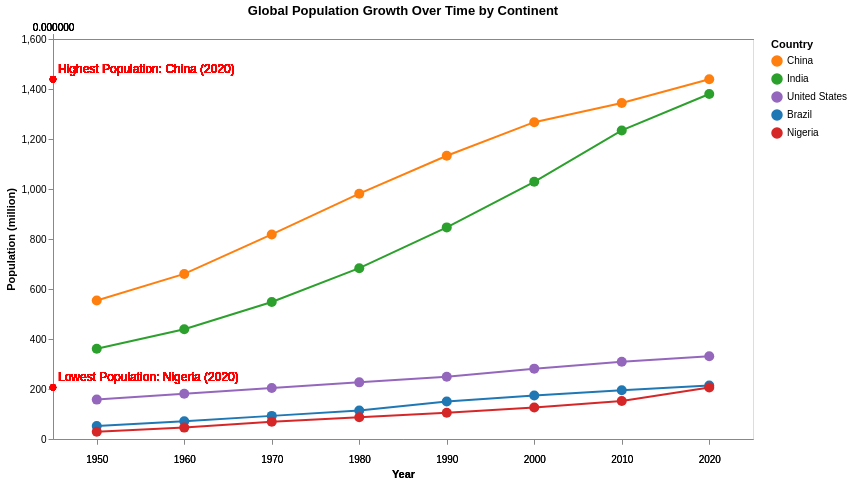

Here is the Vega-Lite specification saved for this chart:
### Vega-Lite specification from a JSON file in a GitHub repository (floating-point values rounded to 4 significant figures)
{"$schema": "https://vega.github.io/schema/vega-lite/v5.json", "title": "Global Population Growth Over Time by Continent", "width": 700, "height": 400, "data": {"values": [{"Country": "China", "Year": 1950, "Population": 554005000, "Continent": "Asia"}, {"Country": "China", "Year": 1960, "Population": 660330000, "Continent": "Asia"}, {"Country": "China", "Year": 1970, "Population": 818315000, "Continent": "Asia"}, {"Country": "China", "Year": 1980, "Population": 981235000, "Continent": "Asia"}, {"Country": "China", "Year": 1990, "Population": 1133020000, "Continent": "Asia"}, {"Country": "China", "Year": 2000, "Population": 1267320000, "Continent": "Asia"}, {"Country": "China", "Year": 2010, "Population": 1344130000, "Continent": "Asia"}, {"Country": "China", "Year": 2020, "Population": 1439323776, "Continent": "Asia"}, {"Country": "India", "Year": 1950, "Population": 361000000, "Continent": "Asia"}, {"Country": "India", "Year": 1960, "Population": 439235000, "Continent": "Asia"}, {"Country": "India", "Year": 1970, "Population": 548159000, "Continent": "Asia"}, {"Country": "India", "Year": 1980, "Population": 683329000, "Continent": "Asia"}, {"Country": "India", "Year": 1990, "Population": 846387000, "Continent": "Asia"}, {"Country": "India", "Year": 2000, "Population": 1028690000, "Continent": "Asia"}, {"Country": "India", "Year": 2010, "Population": 1234280000, "Continent": "Asia"}, {"Country": "India", "Year": 2020, "Population": 1380004385, "Continent": "Asia"}, {"Country": "United States", "Year": 1950, "Population": 157553000, "Continent": "North America"}, {"Country": "United States", "Year": 1960, "Population": 180671000, "Continent": "North America"}, {"Country": "United States", "Year": 1970, "Population": 203984000, "Continent": "North America"}, {"Country": "United States", "Year": 1980, "Population": 226542000, "Continent": "North America"}, {"Country": "United States", "Year": 1990, "Population": 248709000, "Continent": "North America"}, {"Country": "United States", "Year": 2000, "Population": 281421000, "Continent": "North America"}, {"Country": "United States", "Year": 2010, "Population": 308745538, "Continent": "North America"}, {"Country": "United States", "Year": 2020, "Population": 331002651, "Continent": "North America"}, {"Country": "Brazil", "Year": 1950, "Population": 51910000, "Continent": "South America"}, {"Country": "Brazil", "Year": 1960, "Population": 70700000, "Continent": "South America"}, {"Country": "Brazil", "Year": 1970, "Population": 92500000, "Continent": "South America"}, {"Country": "Brazil", "Year": 1980, "Population": 113800000, "Continent": "South America"}, {"Country": "Brazil", "Year": 1990, "Population": 150000000, "Continent": "South America"}, {"Country": "Brazil", "Year": 2000, "Population": 174000000, "Continent": "South America"}, {"Country": "Brazil", "Year": 2010, "Population": 195000000, "Continent": "South America"}, {"Country": "Brazil", "Year": 2020, "Population": 213993437, "Continent": "South America"}, {"Country": "Nigeria", "Year": 1950, "Population": 28820000, "Continent": "Africa"}, {"Country": "Nigeria", "Year": 1960, "Population": 45600000, "Continent": "Africa"}, {"Country": "Nigeria", "Year": 1970, "Population": 69000000, "Continent": "Africa"}, {"Country": "Nigeria", "Year": 1980, "Population": 87300000, "Continent": "Africa"}, {"Country": "Nigeria", "Year": 1990, "Population": 105000000, "Continent": "Africa"}, {"Country": "Nigeria", "Year": 2000, "Population": 126000000, "Continent": "Africa"}, {"Country": "Nigeria", "Year": 2010, "Population": 152000000, "Continent": "Africa"}, {"Country": "Nigeria", "Year": 2020, "Population": 206139589, "Continent": "Africa"}]}, "params": [{"name": "continent", "value": "All", "bind": {"input": "select", "options": ["All", "Asia", "Africa", "North America", "South America"], "labels": ["All", "Asia", "Africa", "North America", "South America"], "name": "Select Continent"}}], "transform": [{"calculate": "datum.Population / 1000000", "as": "Population (million)"}, {"filter": "datum.Continent == continent || continent == 'All'"}], "layer": [{"mark": "line", "encoding": {"x": {"field": "Year", "type": "ordinal", "title": "Year", "axis": {"values": [1950, 1960, 1970, 1980, 1990, 2000, 2010, 2020], "labelOverlap": "parity", "labelAngle": 0, "labelPadding": 10, "grid": false}}, "y": {"field": "Population (million)", "type": "quantitative", "title": "Population (million)", "scale": {"type": "linear"}, "axis": {"grid": false, "tickCount": 10, "labels": true, "ticks": true, "orient": "left"}}, "color": {"field": "Country", "type": "nominal", "scale": {"domain": ["China", "India", "United States", "Brazil", "Nigeria"], "range": ["#ff7f0e", "#2ca02c", "#9467bd", "#1f77b4", "#d62728"]}, "legend": {"title": "Country"}}, "tooltip": [{"field": "Country", "title": "Country"}, {"field": "Year", "title": "Year"}, {"field": "Population (million)", "title": "Population (million)"}]}}, {"mark": {"type": "point", "opacity": 1, "filled": true, "size": 100}, "encoding": {"x": {"field": "Year", "type": "ordinal", "title": "Year", "axis": {"values": [1950, 1960, 1970, 1980, 1990, 2000, 2010, 2020], "labelOverlap": "parity", "labelAngle": 0, "labelPadding": 10, "orient": "bottom", "grid": false}}, "y": {"field": "Population (million)", "type": "quantitative", "title": "Population (million)", "scale": {"type": "linear"}, "axis": {"grid": false, "tickCount": 10, "labels": true, "ticks": true, "orient": "left"}}, "color": {"field": "Country", "type": "nominal", "scale": {"domain": ["China", "India", "United States", "Brazil", "Nigeria"], "range": ["#ff7f0e", "#2ca02c", "#9467bd", "#1f77b4", "#d62728"]}}, "tooltip": [{"field": "Country", "title": "Country"}, {"field": "Year", "title": "Year"}, {"field": "Population (million)", "title": "Population (million)"}]}}, {"mark": {"type": "text", "color": "red", "fontSize": 12, "align": "left", "dx": 5, "dy": -10}, "encoding": {"x": {"datum": 2020}, "y": {"datum": 1439.0}, "text": {"value": "Highest Population: China (2020)"}}, "transform": [{"filter": "continent == 'All'"}]}, {"mark": {"type": "circle", "color": "red", "size": 40}, "encoding": {"x": {"datum": 2020}, "y": {"datum": 1439.0}, "tooltip": [{"value": "Highest Population"}, {"value": "Country: China"}, {"value": "Population: 1439.32 million"}, {"value": "Year: 2020"}]}, "transform": [{"filter": "continent == 'All'"}]}, {"mark": {"type": "text", "color": "red", "fontSize": 12, "align": "left", "dx": 5, "dy": -10}, "encoding": {"x": {"datum": 2020}, "y": {"datum": 206.1}, "text": {"value": "Lowest Population: Nigeria (2020)"}}, "transform": [{"filter": "continent == 'All'"}]}, {"mark": {"type": "circle", "color": "red", "size": 40}, "encoding": {"x": {"datum": 2020}, "y": {"datum": 206.1}, "tooltip": [{"value": "Lowest Population"}, {"value": "Country: Nigeria"}, {"value": "Population: 206.14 million"}, {"value": "Year: 2020"}]}, "transform": [{"filter": "continent == 'All'"}]}]}
